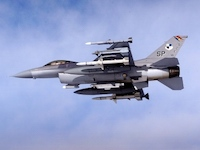
#> input picture Possion_Image_Edit/data/2/target.jpg, 200 x 150 px; its folder holds only this picture in this run
$ python -i data_aug.py   (imports and definitions only)
#> lines starting #> are read from the running program, lines starting #| are printed output that depends on the picture
#> further down, picture is the input picture: PIL image 200x150 RGB; mean R, G, B 151.7, 162.6, 202.8
import os
import cv2, io
import math
import random
import scipy
import json
import copy
import base64
import zlib
import numpy as np
from scipy.ndimage.filters import gaussian_filter
from PIL import Image, ImageEnhance, ImageOps, ImageFile

import sys

# global parameter
set_ratio = 0.5

# [26 lines left out: functions load_json, mask_to_bbox, show_edge, not called in this run]

# ===================== load mask =====================
'''
def annToRLE(anno, height, width):
    """
    Convert annotation which can be polygons, uncompressed RLE to RLE.
    :return: binary mask (numpy 2D array)
    """
    segm = anno['segmentation']
    if isinstance(segm, list):
        # polygon -- a single object might consist of multiple parts
        # we merge all parts into one mask rle code
        rles = maskUtils.frPyObjects(segm, height, width)
        rle = maskUtils.merge(rles)
    elif isinstance(segm['counts'], list):
        # uncompressed RLE
        rle = maskUtils.frPyObjects(segm, height, width)
    else:
        # rle
        rle = ann['segmentation']
    return rle

def annToMask(anno, height, width):
    """
    Convert annotation which can be polygons, uncompressed RLE, or RLE to binary mask.
    :return: binary mask (numpy 2D array)
    """
    rle = annToRLE(anno, height, width)
    mask = maskUtils.decode(rle)
    return mask
'''

# [95 lines left out: functions base64_2_mask, mask_2_base64, flip_data, data_aug_flip, aug_matrix, data_aug_light and 1 more, not called in this run]

def data_aug_color(image):
    if random.random()<set_ratio:
        return image
    random_factor = np.random.randint(4, 17) / 10.
    color_image = ImageEnhance.Color(image).enhance(random_factor)
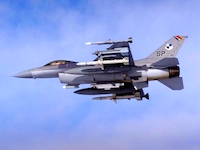
#> color_image: PIL image 200x150 RGB; mean R, G, B 144, 161.4, 223.2
    random_factor = np.random.randint(4, 17) / 10.
    brightness_image = ImageEnhance.Brightness(color_image).enhance(random_factor)
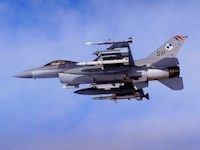
#> brightness_image: PIL image 200x150 RGB; mean R, G, B 129.1, 144.8, 200.4
    random_factor = np.random.randint(6, 15) / 10.
    contrast_image = ImageEnhance.Contrast(brightness_image).enhance(random_factor)
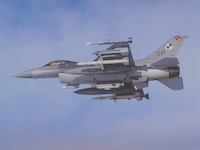
#> contrast_image: PIL image 200x150 RGB; mean R, G, B 135.5, 144.9, 178.1
    random_factor = np.random.randint(8, 13) / 10.
    return ImageEnhance.Sharpness(contrast_image).enhance(random_factor)

# [183 lines left out: functions data_aug_noise, padding, Normalize_Img, Anti_Normalize_Img, data_motion_blur, data_motion_blur_prior and 6 more, not called in this run]

>>> from PIL import Image
>>> picture = Image.open('../../Possion_Image_Edit/data/2/target.jpg')
>>> result = data_aug_color(picture)
